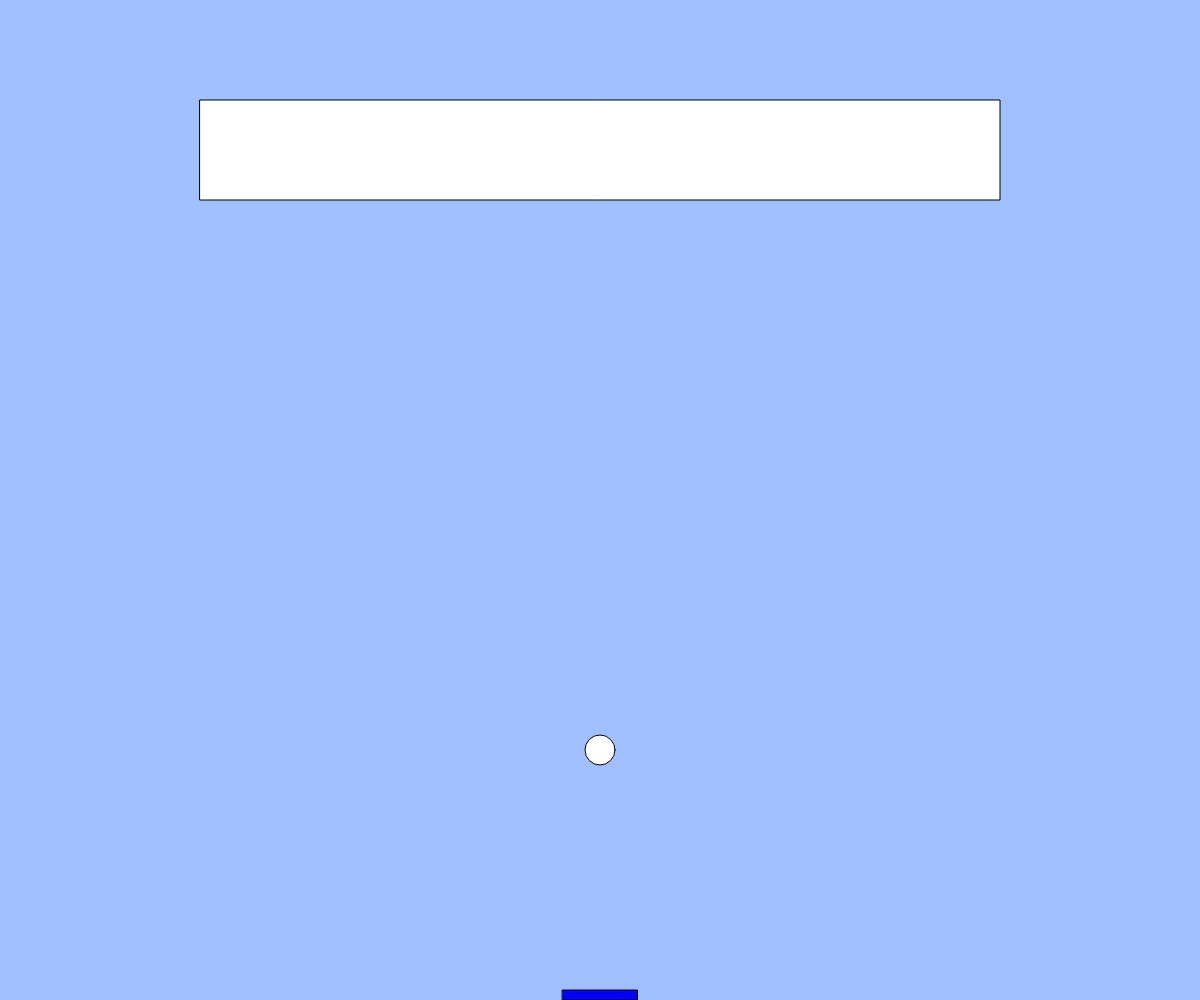
Frame 1 (no input)
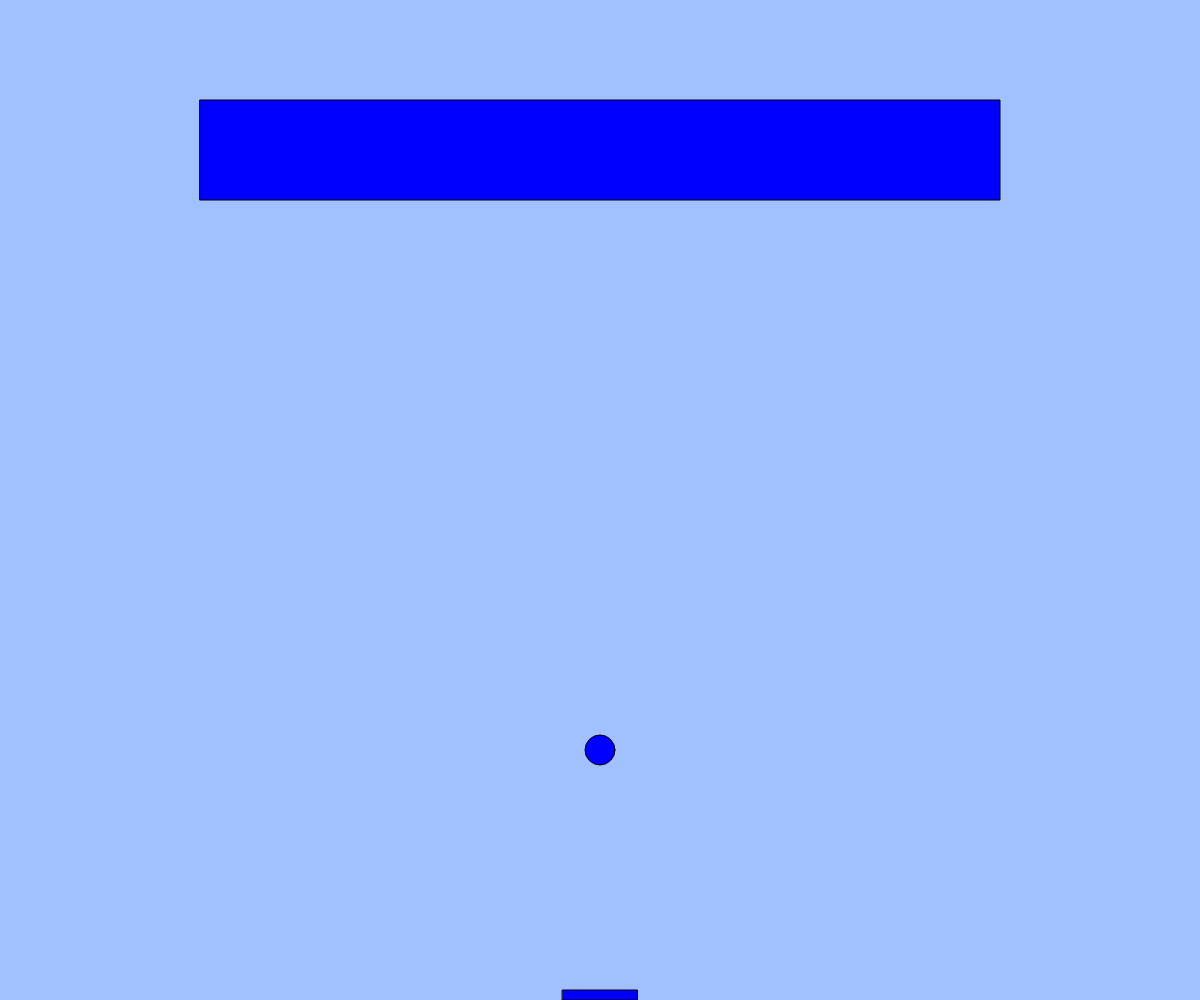
Frame 60 (no input)
Frame 120 (the mouse pressed at the canvas centre since frame 60): identical to frame 60, image omitted

The p5.js sketch that drew these frames (run headless with seeded random() and noise() and a simulated clock; from frame 60 on, the mouse is pressed at the canvas centre):

// p5.js sketch
// ── sketch.js
let x, y, vx, vy, paddlex, paddley,r;

let grabbed; // 円をつかんでいるかどうかを記憶するために使う変数

function setup(){
  createCanvas(windowWidth, windowHeight);
  reset();
}

function reset(){
  x = width / 2;
  y = height *3/4;
  vx = 0;
  vy = 0;
  r=30;
  paddlex=(windowWidth-75)/2;
  paddley=windowHeight-10;
  grabbed = false;
}

function draw(){
  background(160, 192, 255);
  rect(windowWidth/6,windowHeight/10,windowWidth*4/6,windowHeight/10);
  ellipse(x, y, r);
  if(!grabbed){
    x += vx;
    y += vy;
    if(x < 0 || x > width){ vx = -0.8 * vx; }
    if(y < 0 || y > height){ vy = -0.8 * vy; }
    else if(y + vy > windowHeight - r){
      if(x > paddlex && x < paddlex + 75){
        vy = -0.8 * vy;
      }
      else {
        reset();
      }
    }
   if(y > windowHeight/10 && y <windowHeight/10 * 2 && x>0 && windowWidth/6 <= x){
     vx = -0.8 * vx; 
   }
    x = constrain(x, 0, width);
    y = constrain(y, 0, height);
  }
 fill(0,0,255);
  rect(paddlex,paddley,75,10);
  if(keyIsDown(RIGHT_ARROW)){
        paddlex +=7
    }
    else if(keyIsDown(LEFT_ARROW)){
        paddlex +=-7
    }

}


function keyPressed(){
  if(key == " "){ reset(); }
}

function mousePressed(){
  grabbed = dist(mouseX, mouseY, x, y) < 30;
}

function mouseDragged(){
  if(grabbed){
    x = mouseX;
    y = mouseY;
  }
}

function mouseReleased(){
  if(grabbed){
    grabbed = false;
    vx = mouseX - pmouseX;
    vy = mouseY - pmouseY;
  }
}

function windowResized(){
  resizeCanvas(windowWidth, windowHeight);
}
